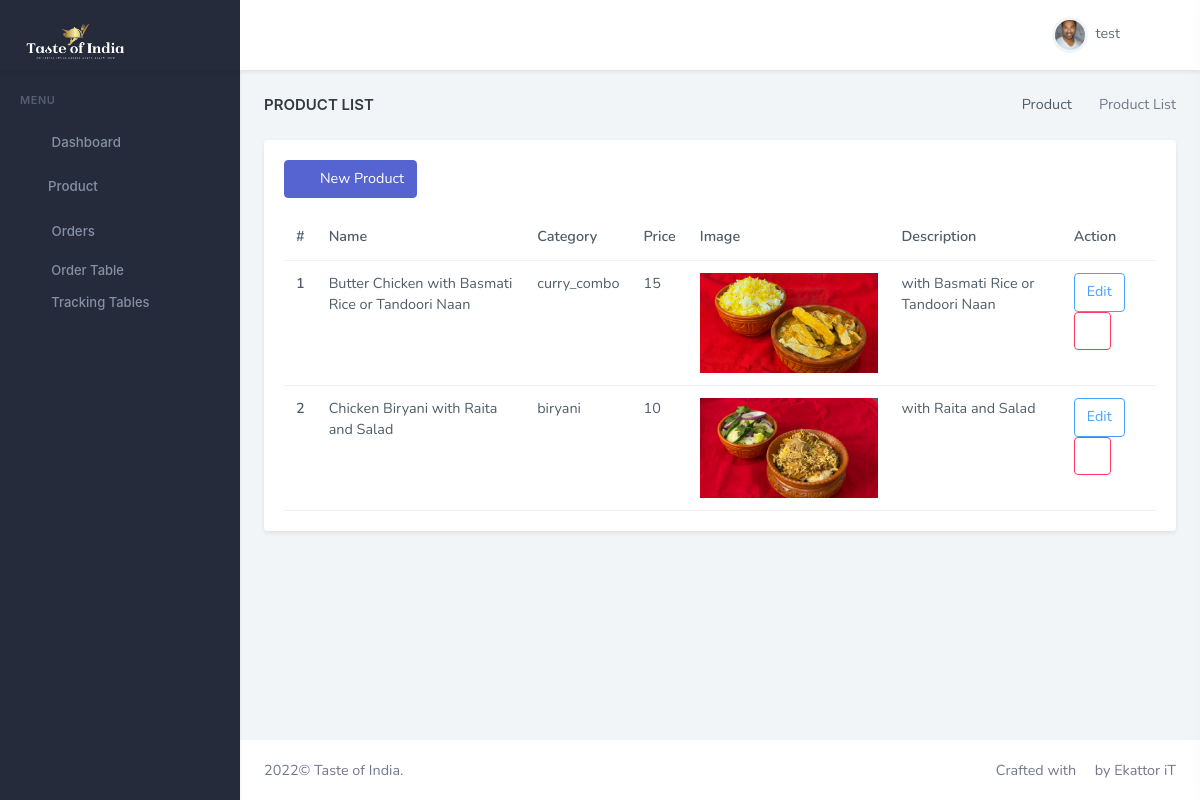
/dashboard/product-list (signed in), run on the app's committed database.
### dashboard/models.py (models this page shows, shortened)
class Product(models.Model):
    CATEGORY_CHOICES = (
        ('biryani', 'biryani'),
        ('curry_combo', 'curry_combo'),
        ('vegetable_combo', 'vegetable_combo'),
        ('appetizers', 'appetizers'),
        ('extra_order', 'extra_order'),
        ('drinks', 'drinks'),
    )
    product_id = models.AutoField
    product_name = models.CharField(max_length=50)
    category = models.CharField(max_length=50 , choices=CATEGORY_CHOICES, default="")
    price = models.IntegerField(default=0)
    desc = models.CharField(max_length=200)
    pub_date = models.DateField()
    image = models.ImageField(upload_to="food/images", default="")

### dashboard/views.py (the view)
# urls.py: path('dashboard/product-list', views.ProductListView.as_view(), name='dash-product'),  # Product list
class ProductListView(LoginRequiredMixin, View):
    login_url = 'admin-login'
    def get(self, request):
        context = {
            'product': Product.objects.all(),
            'title': "Product List",
            'pageview': "Product"
        }
        return render(request, 'menu/product-list.html', context)

### templates/menu/product-list.html (shortened to what this page needs)
{% extends 'partials/base.html' %}
{% load static %}
{% block content %}
                        <div class="row">
                            <div class="col-lg-12">
                                <div class="card">
                                    <div class="card-body">
                                        <div class="">
                                            <a href="{% url 'product-create' %}" class="btn btn-primary mb-3"><i class="mdi mdi-plus me-2"></i> New Product</a>
                                        </div>
                                        <div class="table-responsive">
                                            <table class="table mb-0">
                                                <thead>
                                                    <tr>
                                                        <th>#</th>
                                                        <th>Name</th>
                                                        <th>Category</th>
                                                        <th>Price</th>
                                                        <th>Image</th>
                                                        <th>Description</th>
                                                        <th>Action</th>
                                                    </tr>
                                                </thead>
                                                {% for item in product %}
                                                <tbody>
                                                    <tr>
                                                        <th scope="row">{{forloop.counter}}</th>
                                                        <td>{{item.product_name}}</td>
                                                        <td>{{item.category}}</td>
                                                        <td>{{item.price}}</td>
                                                        <td><img src="{{ item.image.url }}" alt=""  height="100" /></td>
                                                        <td>{{item.desc}}</td>
                                                        <td>
                                                            <a href="{% url 'product-edit' item.id  %}">
                                                                <button class="btn btn-outline-info">Edit</button>
                                                            </a>
                                                            <button class="btn btn-outline-danger" title="Delete" data-bs-toggle="modal" data-bs-target="#composemodal{{item.id}}">
                                                                    <i class="mdi mdi-trash-can"></i>
                                                                </button>
                                                        </td>
                                                    </tr>
                                                </tbody>
                                                {% endfor %}
                                            </table>
                                        </div>
                                    </div>
                                </div>
                            </div>
                        </div>
{% endblock content %}

### templates/partials/header.html (shortened to what this page needs)
{% load static %}
{% block header %}
		<header id="page-topbar">
			<div class="navbar-header">
				<div class="d-flex">
					<div class="navbar-brand-box">
						<a href="{% url 'dashboard' %}" class="logo logo-light">
							<span class="logo-lg">
                                    <img src="{% static 'web/img/logo/White-logo-no-background.png' %}" alt="logo-light" height="50">
                                </span>
						</a>
					</div>
					<button type="button" class="btn btn-sm px-3 font-size-24 header-item waves-effect" id="vertical-menu-btn"> <i class="ri-menu-2-line align-middle"></i>
					</button>
				</div>
				<div class="d-flex">
					<div class="dropdown d-inline-block user-dropdown">
						<button type="button" class="btn header-item waves-effect" id="page-header-user-dropdown" data-bs-toggle="dropdown" aria-haspopup="true" aria-expanded="false">
							<img class="rounded-circle header-profile-user" src="{% static 'images/users/avatar-2.jpg' %}" alt="Header Avatar"> <span class="d-none d-xl-inline-block ms-1">{{user.username}}</span>
							<i class="mdi mdi-chevron-down d-none d-xl-inline-block"></i>
						</button>
					</div>
					<div class="dropdown d-inline-block">
						<button type="button" class="btn header-item noti-icon right-bar-toggle waves-effect"> <i class="ri-settings-2-line"></i>
						</button>
					</div>
				</div>
			</div>
		</header>
{% endblock header %}

### data on the page
Product: product_name "Butter Chicken with Basmati Rice or Tandoori Naan", category "curry_combo", price "15", image (picture), desc "with Basmati Rice or Tandoori Naan"
Product: product_name "Chicken Biryani with Raita and Salad", category "biryani", price "10", image (picture), desc "with Raita and Salad"

### other printed values
{{ user.username }} "test"
{{ title }} "PRODUCT LIST"
{{ pageview }} "Product"
{{ title }} "Product List"
